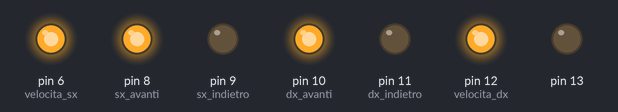
This sketch was run on a simulated Arduino Uno, built with avr-gcc and run on an emulated ATmega328P. Parts: output pins drawn as LEDs (lit = HIGH).

Above: at 0.1 s.
Timing chart, 0 to 1.6 s (numbered marks = the images above):
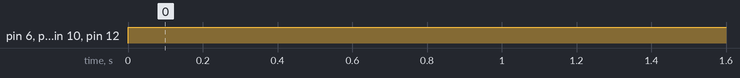

The sketch:

ambrogio.ino
```cpp
#define sca_dx  A0
#define mro_dx  A1
#define mro_sx  A2
#define sca_sx  A3
#define dx_avanti  10
#define dx_indietro  11
#define sx_avanti  8
#define sx_indietro 9
#define velocita_dx  12
#define velocita_sx  6

#include <NewPing.h>

#define TRIGGER_PIN  4  // Arduino pin tied to trigger pin on the ultrasonic sensor.
#define ECHO_PIN   5    // Arduino pin tied to echo pin on the ultrasonic sensor.
#define MAX_DISTANCE 500 // Maximum distance we want to ping for (in centimeters). Maximum sensor distance is rated at 400-500cm.


NewPing sonar(TRIGGER_PIN, ECHO_PIN, MAX_DISTANCE); // NewPing setup of pins and maximum distance.


int Tempo_di_rotazione = 2500;
int Tempo_di_rivoluzione = 3500;
int Tempo_di_aggiustamento = 1500;
int Calcolo = 500;

void setup() {
 Serial.begin(9600);

 pinMode(8,OUTPUT);
 pinMode(9,OUTPUT);
 pinMode(10,OUTPUT);
 pinMode(11,OUTPUT);
 pinMode(12,OUTPUT);
 pinMode(13,OUTPUT);
 pinMode(sca_dx,INPUT);
 pinMode(sca_sx,INPUT);
 pinMode(mro_dx,INPUT);
 pinMode(mro_sx,INPUT);

}

void loop() {

        digitalWrite(sx_avanti,HIGH);
        digitalWrite(sx_indietro,LOW);
        digitalWrite(dx_avanti,HIGH);
        digitalWrite(dx_indietro,LOW);
        analogWrite(velocita_dx,255);
        analogWrite(velocita_sx,255);

/*
   if (sca_dx == 1){digitalWrite(sx_avanti,LOW);
                    digitalWrite(sx_indietro,HIGH);
                    digitalWrite(dx_avanti,LOW);
                    digitalWrite(dx_indietro,HIGH);
                    analogWrite(velocita_dx,155);
                    analogWrite(velocita_sx,255);
                    delay(Tempo_di_rotazione);}


   if (sca_sx == 1){digitalWrite(sx_avanti,LOW);
                    digitalWrite(sx_indietro,HIGH);
                    digitalWrite(dx_avanti,LOW);
                    digitalWrite(dx_indietro,HIGH);
                    analogWrite(velocita_dx,255);
                    analogWrite(velocita_sx,155);
                    delay(Tempo_di_rotazione);}


   if (sca_sx == 1 && sca_dx == 1){digitalWrite(sx_avanti,LOW);
                                   digitalWrite(sx_indietro,HIGH);
                                   digitalWrite(dx_avanti,HIGH);
                                   digitalWrite(dx_indietro,LOW);
                                   analogWrite(velocita_dx,255);
                                   analogWrite(velocita_sx,255);
                                   delay(Tempo_di_rotazione);
                                   digitalWrite(sx_avanti,LOW);
                                   digitalWrite(sx_indietro,HIGH);
                                   digitalWrite(dx_avanti,LOW);
                                   digitalWrite(dx_indietro,HIGH);
                                   analogWrite(velocita_dx,200);
                                   analogWrite(velocita_sx,200);
                                   delay(Tempo_di_rivoluzione);}


   if (mro_dx == 1){digitalWrite(sx_avanti,LOW);
                    digitalWrite(sx_indietro,HIGH);
                    digitalWrite(dx_avanti,HIGH);
                    digitalWrite(dx_indietro,LOW);
                    analogWrite(velocita_dx,0);
                    analogWrite(velocita_sx,200);
                    delay(Tempo_di_aggiustamento);}


   if (mro_sx == 1){digitalWrite(sx_avanti,LOW);
                    digitalWrite(sx_indietro,HIGH);
                    digitalWrite(dx_avanti,HIGH);
                    digitalWrite(dx_indietro,LOW);
                    analogWrite(velocita_dx,200);
                    analogWrite(velocita_sx,0);
                    delay(Tempo_di_aggiustamento);}


    if(sonar.ping_cm() <= 15){digitalWrite(sx_avanti,HIGH);
                              digitalWrite(sx_indietro,LOW);
                              digitalWrite(dx_avanti,HIGH);
                              digitalWrite(dx_indietro,LOW);
                              analogWrite(velocita_dx,0);
                              analogWrite(velocita_sx,0);
                              delay(Calcolo);
                              digitalWrite(sx_avanti,LOW);
                              digitalWrite(sx_indietro,HIGH);
                              digitalWrite(dx_avanti,HIGH);
                              digitalWrite(dx_indietro,LOW);
                              analogWrite(velocita_dx,200);
                              analogWrite(velocita_sx,200);
                              delay(Tempo_di_rotazione);
                              int distanza_1 = max(0,sonar.ping_cm());
                              delay(Calcolo);
                              digitalWrite(sx_avanti,HIGH);
                              digitalWrite(sx_indietro,LOW);
                              digitalWrite(dx_avanti,LOW);
                              digitalWrite(dx_indietro,HIGH);
                              analogWrite(velocita_dx,200);
                              analogWrite(velocita_sx,200);
                              delay(2*(Tempo_di_rotazione));
                              int distanza_2 = max(0,sonar.ping_cm());
                              delay(Calcolo);
                               if(distanza_2 >= distanza_1 || distanza_2 == 0 ){}
                               else {digitalWrite(sx_avanti,LOW);
                                     digitalWrite(sx_indietro,HIGH);
                                     digitalWrite(dx_avanti,HIGH);
                                     digitalWrite(dx_indietro,LOW);
                                     analogWrite(velocita_dx,200);
                                     analogWrite(velocita_sx,200);
                                     delay(2*(Tempo_di_rotazione));
                                     }
                                  }
                                       */


   }
```

Measured:
- by itself, pin 6 (velocita_sx), pin 8 (sx_avanti), pin 10 (dx_avanti), pin 12 (velocita_dx): LOW → HIGH at 0.00 s
